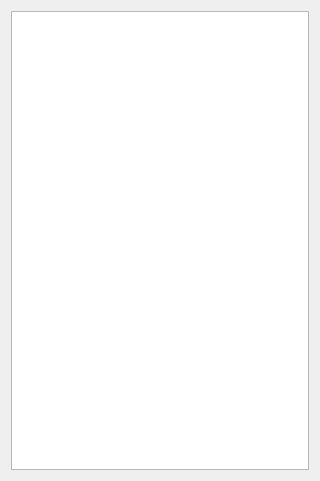
<?xml version="1.0" encoding="UTF-8"?>
<ui version="4.0">
 <class>listselect</class>
 <widget class="QWidget" name="listselect">
  <property name="geometry">
   <rect>
    <x>0</x>
    <y>0</y>
    <width>320</width>
    <height>481</height>
   </rect>
  </property>
  <property name="windowTitle">
   <string>Select Mode</string>
  </property>
  <property name="windowOpacity">
   <double>0.700000000000000</double>
  </property>
  <layout class="QVBoxLayout" name="verticalLayout_2">
   <item>
    <layout class="QVBoxLayout" name="verticalLayout">
     <property name="spacing">
      <number>2</number>
     </property>
     <property name="sizeConstraint">
      <enum>QLayout::SetDefaultConstraint</enum>
     </property>
     <property name="leftMargin">
      <number>0</number>
     </property>
     <item>
      <widget class="QListWidget" name="lstOptions">
       <property name="font">
        <font>
         <family>Cordia New</family>
         <pointsize>20</pointsize>
         <weight>75</weight>
         <bold>true</bold>
        </font>
       </property>
      </widget>
     </item>
    </layout>
   </item>
  </layout>
 </widget>
 <resources/>
 <connections/>
</ui>
